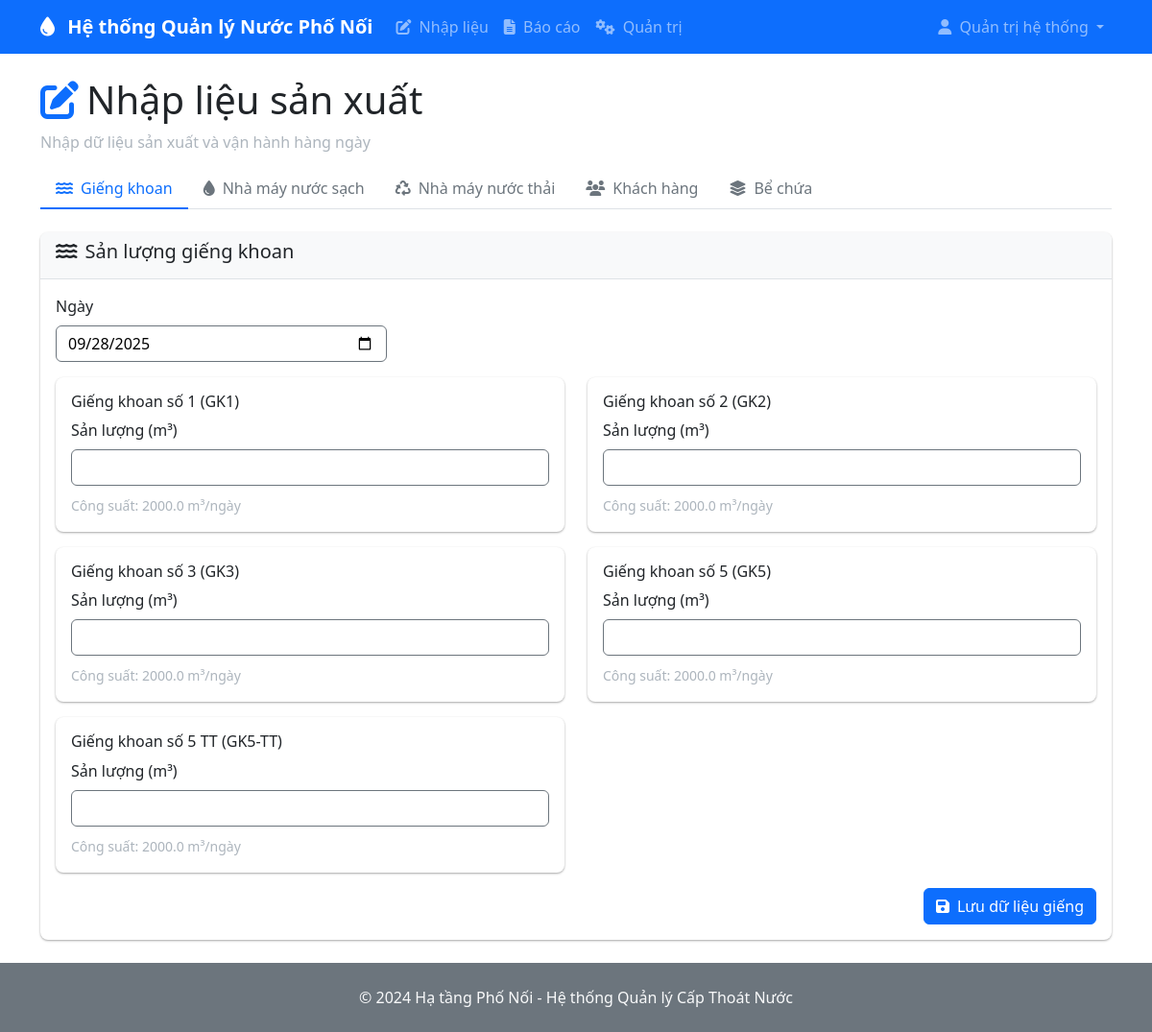
/data-entry (signed in), run on the app's committed database.
### models.py (models this page shows)
class User(UserMixin, db.Model):
    id = db.Column(db.Integer, primary_key=True)
    username = db.Column(db.String(64), unique=True, nullable=False)
    email = db.Column(db.String(120), unique=True, nullable=False)
    password_hash = db.Column(db.String(256))
    role = db.Column(Enum(UserRole), nullable=False, default=UserRole.DATA_ENTRY)
    full_name = db.Column(db.String(120))
    created_at = db.Column(db.DateTime, default=datetime.utcnow)
    is_active = db.Column(db.Boolean, default=True)

class Well(db.Model):
    id = db.Column(db.Integer, primary_key=True)
    code = db.Column(db.String(20), unique=True, nullable=False)  # GK1, GK2, etc.
    name = db.Column(db.String(100), nullable=False)
    capacity = db.Column(db.Float)  # m3/day
    is_active = db.Column(db.Boolean, default=True)
    is_backup = db.Column(db.Boolean, default=False)  # GK6 is backup

### routes.py (the view)
@app.route('/data-entry')
@login_required
def data_entry():
    if not check_permissions(current_user.role, ['data_entry', 'plant_manager', 'admin']):
        flash('You do not have permission to access this page', 'error')
        return redirect(url_for('dashboard'))
    wells = Well.query.filter_by(is_active=True).all()
    customers = Customer.query.filter_by(is_active=True).all()
    tanks = WaterTank.query.all()
    return render_template('data_entry.html', wells=wells, customers=customers, tanks=tanks, date=date)

### app.py (called while the page is built)
@login_manager.user_loader
def load_user(user_id):
    from models import User
    return User.query.get(int(user_id))

### utils.py (called while the page is built)
def check_permissions(user_role, allowed_roles):
    if user_role == UserRole.ADMIN:
        return True
    return user_role.value in allowed_roles

### templates/data_entry.html (shortened to what this page needs)
{% extends "base.html" %}
{% block content %}
<div class="row">
    <div class="col-12">
        <h1><i class="fas fa-edit text-primary me-2"></i>Nhập liệu sản xuất</h1>
        <p class="text-muted">Nhập dữ liệu sản xuất và vận hành hàng ngày</p>
    </div>
</div>
<ul class="nav nav-tabs mb-4" id="dataEntryTabs" role="tablist">
    <li class="nav-item" role="presentation">
        <button class="nav-link active" id="wells-tab" data-bs-toggle="tab" data-bs-target="#wells" type="button" role="tab">
            <i class="fas fa-water me-2"></i>Giếng khoan
        </button>
    </li>
    <li class="nav-item" role="presentation">
        <button class="nav-link" id="clean-water-tab" data-bs-toggle="tab" data-bs-target="#clean-water" type="button" role="tab">
            <i class="fas fa-tint me-2"></i>Nhà máy nước sạch
        </button>
    </li>
    <li class="nav-item" role="presentation">
        <button class="nav-link" id="wastewater-tab" data-bs-toggle="tab" data-bs-target="#wastewater" type="button" role="tab">
            <i class="fas fa-recycle me-2"></i>Nhà máy nước thải
        </button>
    </li>
    <li class="nav-item" role="presentation">
        <button class="nav-link" id="customers-tab" data-bs-toggle="tab" data-bs-target="#customers" type="button" role="tab">
            <i class="fas fa-users me-2"></i>Khách hàng
        </button>
    </li>
    <li class="nav-item" role="presentation">
        <button class="nav-link" id="tanks-tab" data-bs-toggle="tab" data-bs-target="#tanks" type="button" role="tab">
            <i class="fas fa-layer-group me-2"></i>Bể chứa
        </button>
    </li>
</ul>
<div class="tab-content" id="dataEntryTabsContent">
    <div class="tab-pane fade show active" id="wells" role="tabpanel">
        <div class="card">
            <div class="card-header">
                <h5><i class="fas fa-water me-2"></i>Sản lượng giếng khoan</h5>
            </div>
            <div class="card-body">
                <form method="POST" action="{{ url_for('submit_well_data') }}">
                    <div class="row mb-3">
                        <div class="col-md-4">
                            <label for="well-date" class="form-label">Ngày</label>
                            <input type="date" class="form-control" id="well-date" name="date" value="{{ date.today() }}" required>
                        </div>
                    </div>
                    <div class="row">
                        {% for well in wells %}
                        <div class="col-md-6 mb-3">
                            <div class="card {% if well.is_backup %}border-warning{% endif %}">
                                <div class="card-body">
                                    <h6 class="card-title">
                                        {{ well.name }} ({{ well.code }})
                                    </h6>
                                    <div class="mb-2">
                                        <label class="form-label">Sản lượng (m³)</label>
                                        <input type="number" class="form-control" name="production_{{ well.id }}"
                                               step="0.1" min="0" {% if well.is_backup %}value="0" readonly{% endif %}>
                                    </div>
                                    <small class="text-muted">Công suất: {{ well.capacity }} m³/ngày</small>
                                </div>
                            </div>
                        </div>
                        {% endfor %}
                    </div>
                    <div class="text-end">
                        <button type="submit" class="btn btn-primary">
                            <i class="fas fa-save me-2"></i>Lưu dữ liệu giếng
                        </button>
                    </div>
                </form>
            </div>
        </div>
    </div>
</div>
{% endblock %}

### templates/base.html (shortened to what this page needs)
<!DOCTYPE html>
<html lang="vi" data-bs-theme="light">
<head>
    <link href="https://cdn.jsdelivr.net/npm/bootstrap@5.3.3/dist/css/bootstrap.min.css" rel="stylesheet">
    <link rel="stylesheet" href="https://cdnjs.cloudflare.com/ajax/libs/font-awesome/6.4.0/css/all.min.css">
    <link rel="stylesheet" href="{{ url_for('static', filename='css/custom.css') }}">
</head>
<body>
    <nav class="navbar navbar-expand-lg navbar-dark bg-primary">
        <div class="container">
            <a class="navbar-brand" href="{{ url_for('dashboard') }}">
                <i class="fas fa-tint me-2"></i>
                Hệ thống Quản lý Nước Phố Nối
            </a>
            <div class="collapse navbar-collapse" id="navbarNav">
                <ul class="navbar-nav me-auto">
                    {% if current_user.is_authenticated %}
                    {% if current_user.role.value in ['data_entry', 'plant_manager', 'admin'] %}
                    <li class="nav-item">
                        <a class="nav-link" href="{{ url_for('data_entry') }}">
                            <i class="fas fa-edit me-1"></i> Nhập liệu
                        </a>
                    </li>
                    {% endif %}
                    {% if current_user.role.value in ['accounting', 'plant_manager', 'leadership', 'admin'] %}
                    <li class="nav-item">
                        <a class="nav-link" href="{{ url_for('reports') }}">
                            <i class="fas fa-file-alt me-1"></i> Báo cáo
                        </a>
                    </li>
                    {% endif %}
                    {% if current_user.role.value == 'admin' %}
                    <li class="nav-item">
                        <a class="nav-link" href="{{ url_for('admin') }}">
                            <i class="fas fa-cogs me-1"></i> Quản trị
                        </a>
                    </li>
                    {% endif %}
                    {% endif %}
                </ul>
                {% if current_user.is_authenticated %}
                <ul class="navbar-nav">
                    <li class="nav-item dropdown">
                        <a class="nav-link dropdown-toggle" href="#" role="button" data-bs-toggle="dropdown">
                            <i class="fas fa-user me-1"></i> {{ current_user.full_name or current_user.username }}
                        </a>
                    </li>
                </ul>
                {% endif %}
            </div>
        </div>
    </nav>
    <main class="container my-4">
        {% block content %}{% endblock %}
    </main>
    <footer class="bg-secondary text-light py-4 mt-auto">
        <div class="container text-center">
            <p class="mb-0">&copy; 2024 Hạ tầng Phố Nối - Hệ thống Quản lý Cấp Thoát Nước</p>
        </div>
    </footer>
</body>
</html>

### static/css/custom.css (style rules this page uses)
.btn { border-radius: 6px; font-weight: 500; }
.card { border: none; box-shadow: 0 1px 3px rgba(0,0,0,0.12), 0 1px 2px rgba(0,0,0,0.24); border-radius: 8px; }
.card-header { background-color: var(--bs-light); border-bottom: 1px solid var(--bs-border-color); border-radius: 8px 8px 0 0 !important; }
.form-control, .form-select { border-radius: 6px; border: 1px solid var(--bs-border-color); }
.navbar-brand { font-weight: 600; }
.nav-tabs .nav-link { border-radius: 8px 8px 0 0; border: none; color: var(--bs-secondary); }
.nav-tabs .nav-link.active { background-color: var(--bs-body-bg); border-bottom: 2px solid var(--bs-primary); color: var(--bs-primary); }
.text-muted { color: #adb5bd !important; }
.form-control { color: #000000 !important; background-color: rgb(255, 255, 255) !important; border-color: #6c757d !important; }

### data on the page
User: full_name "Quản trị hệ thống"
Well: name "Giếng khoan số 1", code "GK1", capacity "2000.0"
Well: name "Giếng khoan số 2", code "GK2", capacity "2000.0"
Well: name "Giếng khoan số 3", code "GK3", capacity "2000.0"
Well: name "Giếng khoan số 5", code "GK5", capacity "2000.0"
Well: name "Giếng khoan số 5 TT", code "GK5-TT", capacity "2000.0"
